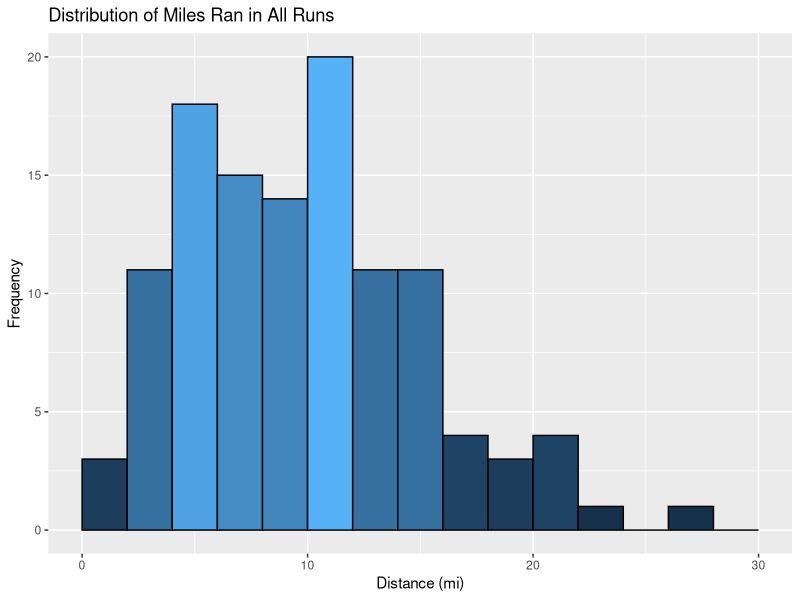
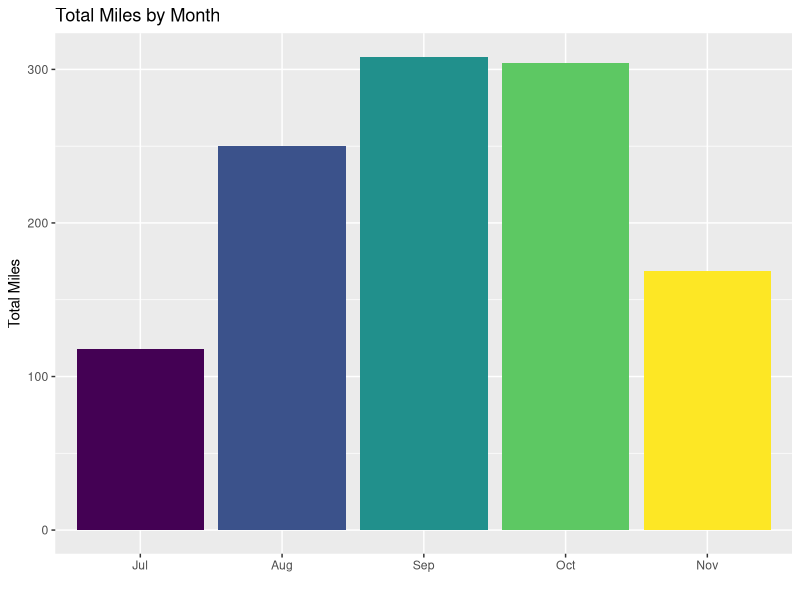

The R source for these figures, in order: (Note: this script raises an error after producing the figures.)
## ---- chunk 1
runs <- read.csv("cleanedMarathonTrainingData.csv")
str(runs)
## ---- chunk 2
runs$X <- NULL

## ---- chunk 3
head(runs,2)
## ---- chunk 4
library(lubridate)

runs$Time <- as.POSIXct(runs$Time)#, format = '%H:%M:%S')
runs$Avg.Pace <- as.POSIXct(runs$Avg.Pace)#, format = '%H:%M:%S')
runs$Date <- as.POSIXct(runs$Date)
runs$StartTime <- hour(strptime(runs$StartTime, format = '%H:%M'))

str(runs)
## ---- chunk 5
runs$Month <- factor(runs$Month, ordered = TRUE, levels = c("Jul","Aug","Sep","Oct","Nov"))
## ---- chunk 6
library(ggplot2)
library(RColorBrewer)

#distance histogram
ggplot(data = runs, aes(x = Distance)) + 
  geom_histogram(binwidth = 2, aes(fill = ..count..), colour = "black", boundary = 2) +
  scale_x_continuous(limits=c(0, 30)) +
  xlab("Distance (mi)") + 
  ylab("Frequency") + 
  ggtitle("Distribution of Miles Ran in All Runs") + 
  guides(fill=FALSE) 

## ---- chunk 7
summary(runs$Distance)
## ---- chunk 8
#miles by month bars
ggplot(data = runs, aes(x = Month, y = Distance, fill = Month)) + 
  geom_bar(stat="identity") +
  xlab("") + 
  ylab("Total Miles") + 
  guides(fill=FALSE) +
  ggtitle("Total Miles by Month")
## ---- chunk 9
ggplot(data = runs, aes(x = weekNumber, y = Distance, fill = Month)) + 
  geom_bar(stat="identity") +
  xlab("Week of Plan") + 
  ylab("Total Miles") + 
  #guides(fill=FALSE) +
  ggtitle("Total Miles by Week of Plan")
## ---- chunk 10
runs[runs$weekNumber == 11,c('Name','weekNumber','Date','DOW','Distance')]
## ---- chunk 11
#avg. cadence grouped by month
ggplot(data = runs, aes(Month, Cad)) + 
  geom_jitter(aes(colour = Month)) +
  geom_boxplot(aes(fill = Month), 
               outlier.colour = "black", alpha = 0.5) + #geom_jitter()
  xlab("") + 
  ylab("Cadence (Steps/Min") + 
  guides(fill=FALSE) +
  ggtitle("Cadence per Month") 
## ---- chunk 12
#avg. HR grouped by month

ggplot(data = runs, aes(Month, Avg.HR)) + 
  geom_jitter(aes(colour = Month)) +
  geom_boxplot(aes(fill = Month), 
               outlier.colour = "black", alpha = 0.5) + #geom_jitter()
  xlab("Month") + 
  ylab("Avg. Heart Rate") + 
  ggtitle("Average Heart Rate per Month") 
## ---- chunk 13
#avg. cadence grouped by month
ggplot(data = runs, aes(RunType, Cad)) + 
  geom_jitter(aes(colour = RunType)) +
  geom_boxplot(aes(fill = RunType), 
               outlier.colour = "black", alpha = 0.5) +
  scale_colour_brewer(palette = "Set1") +
  scale_fill_brewer(palette = "Set1") +
  xlab("Run Type") + 
  ylab("Cadence") + 
  guides(fill=FALSE) +
  coord_flip() + 
  ggtitle("Cadence per Run Type") 
## ---- chunk 14
#avg. cadence grouped by month
ggplot(data = runs, aes(RunType, Avg.HR)) + 
  geom_jitter(aes(colour = RunType)) +
  geom_boxplot(aes(fill = RunType), 
               outlier.colour = "black", alpha = 0.5) +
  xlab("Run Type") + 
  ylab("Avg Heart Rate") + 
  guides(fill=FALSE) +
  ggtitle("Average Heart Rate per Run Type") 
## ---- chunk 15
runs[which.max(runs$Avg.HR),]
## ---- chunk 16
ggplot(data = runs, aes(x = Date, y = Avg.HR)) + 
  geom_line(aes(group=1)) +
  theme(axis.text.x = element_blank()) +
  xlab("Time") + 
  ylab("Average Heart Rate") + 
  ggtitle("Average Heart Rate Over Time")
## ---- chunk 17
ggplot(data = runs, aes(x = Date, y = Avg.Pace, colour = RunType)) + 
  geom_point() +
  geom_smooth(fill = NA) +  
  theme(axis.text.x = element_blank()) +
  theme(axis.text.y = element_blank()) +
  xlab("Date") + 
  ylab("Average Pace (mile/minute)") + 
  ggtitle("Average Pace Over Time") + 
  labs(caption="")
## ---- chunk 18
ggplot(data = runs, aes(x = Date, y = Avg.Pace, colour = RunType)) + 
  geom_point() +
  geom_smooth(fill = NA) +  
  theme(axis.text.x = element_blank()) +
  theme(axis.text.y = element_blank()) +
  xlab("Date") + 
  ylab("Average Pace (mile/minute)") + 
  ggtitle("Average Pace Over Time") + 
  labs(caption="") + 
  facet_grid(RunType~.)
## ---- chunk 19
table(runs$RunType)

#apply(runs$Cadence, runs$RunType, function(x) (Cad*(hour(runs$Time)*60)+(minute(runs$Time))+(second(runs$Time)/60)))

ggplot(data = runs, aes(RunType, (Cad*((hour(runs$Time)*60)+(minute(runs$Time))+(second(runs$Time)/60))))) + 
  geom_bar(aes(fill = RunType), stat = "identity") +
  xlab("Run Type") + 
  ylab("Steps") + 
  guides(fill=FALSE) +
  ggtitle("Total Steps Taken by Run Type") 
## ---- chunk 20
ggplot(data = runs, aes(x=Cad, y=Avg.HR)) + 
  geom_point(aes(colour = RunType)) +
  xlab("Cadence") + 
  ylab("Average Heart Rate") + 
  ggtitle("Average Hear Rate by Cadence")
## ---- chunk 21
ggplot(data = runs, aes(x=Elevation.Gain, y=Avg.HR)) + 
  geom_point(aes(colour = RunType)) +
  geom_smooth(fill = NA) +
  xlab("Elevation Gain (ft.)") + 
  ylab("Average Heart Rate (BPM)") + 
  ggtitle("Average Heart Rate by Elevation Gain")
## ---- chunk 22
ggplot(data = runs, aes(x=RunType, y=Max.HR)) + 
  geom_jitter(aes(colour = RunType)) +
  geom_boxplot(aes(fill = RunType), outlier.colour = "black", alpha = 0.5) +
  xlab("Run Type") + 
  ylab("Max Heart Rate (BPM)") + 
  ggtitle("Max Heart Rate by Run Type")
